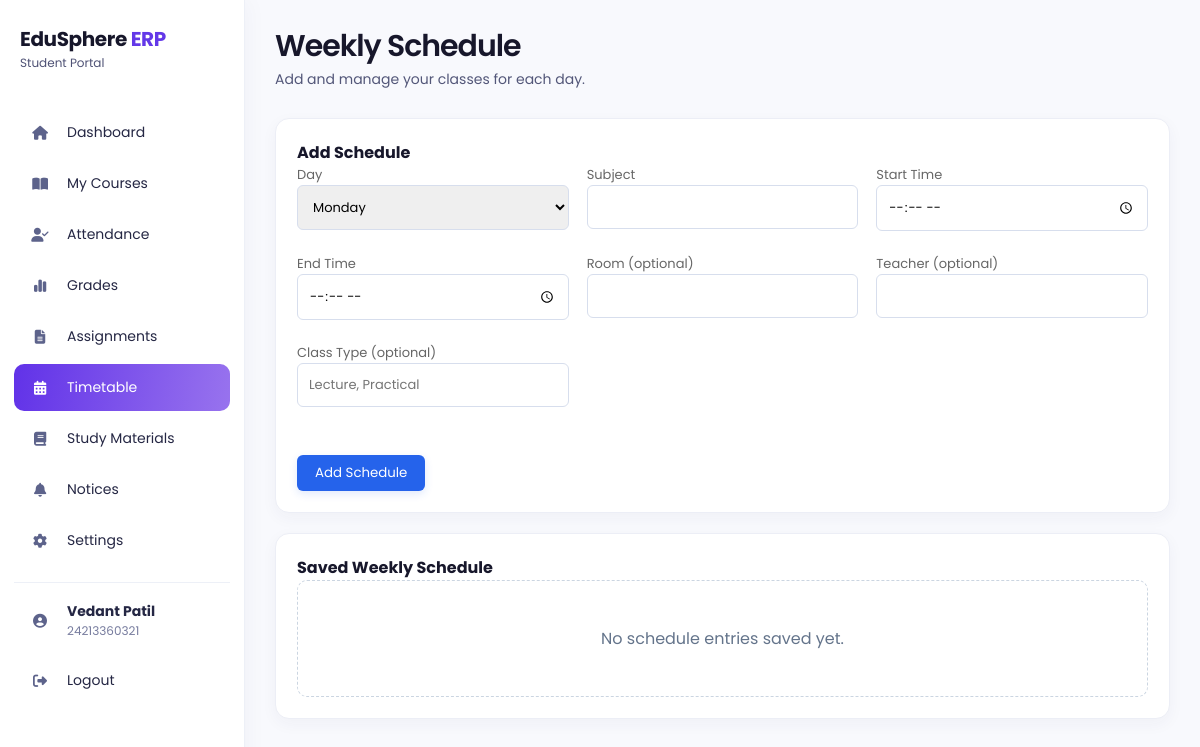
Page /student/timetable (signed in) on the earlier database version.
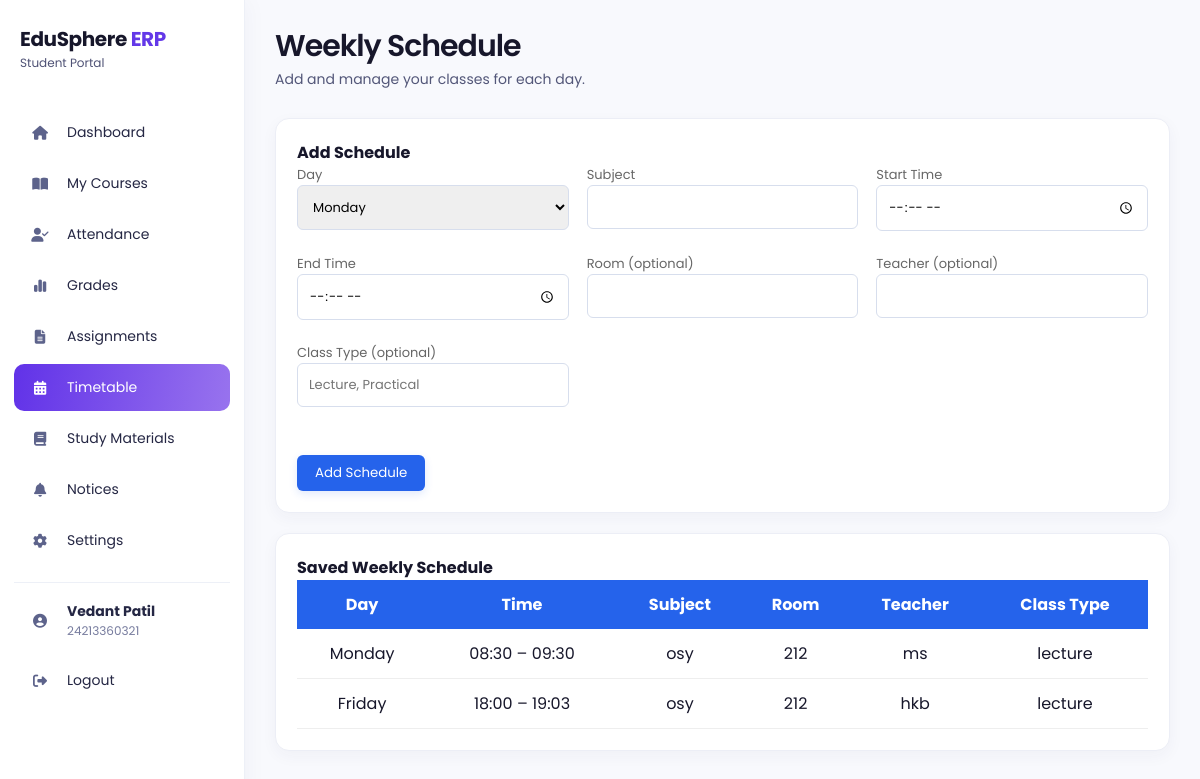
Same page on the later database version.
### models/user.py (models this page shows, shortened)
class User(db.Model):
    __tablename__ = "users"
    id = db.Column(
        db.Integer,
        primary_key=True
    )
    full_name = db.Column(
        db.String(100),
        nullable=False
    )
    enrollment_no = db.Column(
        db.String(50),
        unique=True,
        nullable=True
    )
    employee_id = db.Column(
        db.String(50),
        unique=True,
        nullable=True
    )
    parent_id = db.Column(
        db.String(50),
        unique=True,
        nullable=True
    )
    admin_id = db.Column(
        db.String(50),
        unique=True,
        nullable=True
    )
    email = db.Column(
        db.String(120),
        unique=True,
        nullable=True
    )
    phone = db.Column(
        db.String(20),
        nullable=True
    )
    password = db.Column(
        db.String(200),
        nullable=False
    )
    role = db.Column(
        db.String(20),
        nullable=False
    )
    theme = db.Column(db.String(20), nullable=False, default="light", server_default="light")
    notifications_enabled = db.Column(db.Boolean, nullable=False, default=True, server_default="1")
    accent_color = db.Column(db.String(20), nullable=False, default="purple", server_default="purple")

### models/weekly_schedule.py (models this page shows)
class WeeklySchedule(db.Model):
    __tablename__ = "weekly_schedules"
    id = db.Column(db.Integer, primary_key=True)
    student_user_id = db.Column(db.Integer, db.ForeignKey("users.id"), nullable=False, index=True)
    day_of_week = db.Column(db.Integer, nullable=False, index=True)
    start_time = db.Column(db.String(5), nullable=False)
    end_time = db.Column(db.String(5), nullable=False)
    subject = db.Column(db.String(100), nullable=False)
    department = db.Column(db.String(100), nullable=True)
    room = db.Column(db.String(100), nullable=True)
    teacher = db.Column(db.String(100), nullable=True)
    class_type = db.Column(db.String(50), nullable=True)
    student = db.relationship("User")

### app.py (the view, shortened to what this page needs)
@app.route("/student/timetable", methods=["GET", "POST"])
def student_timetable():
    user, profile = get_current_student_profile()
    if not user:
        flash("Access denied!")
        return redirect(url_for("login"))
    schedules = WeeklySchedule.query.filter_by(student_user_id=user.id).order_by(WeeklySchedule.day_of_week, WeeklySchedule.start_time).all()
    return render_template("student_timetable.html", current_user=user, student_profile=profile, schedules=schedules, active_page="timetable")

### app.py (called while the page is built)
def get_current_student_profile():
    if session.get("role") != "Student" or "user_id" not in session:
        return None, None
    user = db.session.get(User, session["user_id"])
    if not user or user.role != "Student":
        session.clear()
        return None, None
    student_profile = Student.query.filter_by(user_id=user.id).first()
    if not student_profile:
        student_profile = Student(user_id=user.id)
        db.session.add(student_profile)
        db.session.commit()
    return user, student_profile

### templates/student_timetable.html (shortened to what this page needs)
<!DOCTYPE html><html lang="en"><head><link rel="stylesheet" href="{{ url_for('static', filename='css/student.css') }}"><link rel="stylesheet" href="{{ url_for('static', filename='css/palette.css') }}"><link rel="stylesheet" href="https://cdnjs.cloudflare.com/ajax/libs/font-awesome/6.6.0/css/all.min.css"></head><body>
<div class="sidebar"><div class="logo"><h2>EduSphere <span>ERP</span></h2><small>Student Portal</small></div><ul><li onclick="window.location.href='{{ url_for('student') }}'"><i class="fa-solid fa-house"></i><span>Dashboard</span></li><li onclick="window.location.href='{{ url_for('student_library') }}'"><i class="fa-solid fa-book-open"></i><span>My Courses</span></li><li onclick="window.location.href='{{ url_for('student_attendance') }}'"><i class="fa-solid fa-user-check"></i><span>Attendance</span></li><li onclick="window.location.href='{{ url_for('student_results') }}'"><i class="fa-solid fa-chart-simple"></i><span>Grades</span></li><li onclick="window.location.href='{{ url_for('student_assignments') }}'"><i class="fa-solid fa-file-lines"></i><span>Assignments</span></li><li class="active"><i class="fa-solid fa-calendar-days"></i><span>Timetable</span></li><li onclick="window.location.href='{{ url_for('student_materials') }}'"><i class="fa-solid fa-book"></i><span>Study Materials</span></li><li onclick="window.location.href='{{ url_for('student_notices') }}'"><i class="fa-solid fa-bell"></i><span>Notices</span></li><li onclick="window.location.href='{{ url_for('student_settings') }}'"><i class="fa-solid fa-gear"></i><span>Settings</span></li><li class="sidebar-profile" onclick="window.location.href='{{ url_for('student_profile') }}'"><i class="fa-solid fa-circle-user"></i><div class="sidebar-profile-details"><strong>{{ current_user.full_name }}</strong><small>{{ current_user.enrollment_no or 'Enrollment unavailable' }}</small></div></li><li onclick="window.location.href='{{ url_for('logout') }}'"><i class="fa-solid fa-right-from-bracket"></i><span>Logout</span></li></ul></div>
<main class="main"><div class="topbar"><div><h1>Weekly Schedule</h1><p>Add and manage your classes for each day.</p></div></div>{% with messages = get_flashed_messages() %}{% for message in messages %}<div class="alert">{{ message }}</div>{% endfor %}{% endwith %}<section class="box full"><h3>Add Schedule</h3><form class="profile-form" method="POST"><div><label>Day<select name="day_of_week" required>{% for day in ['Monday','Tuesday','Wednesday','Thursday','Friday','Saturday','Sunday'] %}<option value="{{ loop.index0 }}">{{ day }}</option>{% endfor %}</select></label></div><div><label>Subject<input name="subject" required></label></div><div><label>Start Time<input type="time" name="start_time" required></label></div><div><label>End Time<input type="time" name="end_time" required></label></div><div><label>Room (optional)<input name="room"></label></div><div><label>Teacher (optional)<input name="teacher"></label></div><div><label>Class Type (optional)<input name="class_type" placeholder="Lecture, Practical"></label></div><div class="profile-actions full-width"><button type="submit">Add Schedule</button></div></form></section><section class="box full"><h3>Saved Weekly Schedule</h3>{% if schedules %}<table><tr><th>Day</th><th>Time</th><th>Subject</th><th>Room</th><th>Teacher</th><th>Class Type</th></tr>{% for item in schedules %}<tr><td>{{ ['Monday','Tuesday','Wednesday','Thursday','Friday','Saturday','Sunday'][item.day_of_week] }}</td><td>{{ item.start_time }} – {{ item.end_time }}</td><td>{{ item.subject }}</td><td>{{ item.room or '—' }}</td><td>{{ item.teacher or '—' }}</td><td>{{ item.class_type or '—' }}</td></tr>{% endfor %}</table>{% else %}<div class="empty-state"><p>No schedule entries saved yet.</p></div>{% endif %}</section></main></body></html>

### static/css/student.css (style rules this page uses)
* { margin:0; padding:0; box-sizing:border-box; font-family:'Poppins',sans-serif; }
body { background:#f4f7fc; display:flex; }
.sidebar { width:260px; height:100vh; background:#1e3a8a; color:white; position:fixed; left:0; top:0; overflow-y:auto; }
.logo { text-align:center; padding:25px; font-size:24px; font-weight:700; border-bottom:1px solid rgba(255,255,255,.2); }
.sidebar ul { list-style:none; padding:20px 0; }
.sidebar ul li { display:flex; align-items:center; gap:15px; padding:15px 25px; cursor:pointer; transition:.3s; }
.sidebar ul li:hover, .sidebar ul li.active { background:#2563eb; }
.sidebar ul li i { width:20px; }
.sidebar-profile { margin-top:10px; border-top:1px solid rgba(255,255,255,.2); }
.sidebar-profile-details { display:flex; flex-direction:column; min-width:0; }
.sidebar-profile-details strong, .sidebar-profile-details small { overflow:hidden; text-overflow:ellipsis; white-space:nowrap; }
.sidebar-profile-details small { color:rgba(255,255,255,.75); font-size:12px; }
.main { margin-left:260px; width:calc(100% - 260px); padding:30px; }
.topbar { display:flex; justify-content:space-between; align-items:center; margin-bottom:30px; }
.box { background:white; border-radius:15px; padding:25px; box-shadow:0 5px 20px rgba(0,0,0,.08); }
.box h3 { margin-bottom:20px; color:#1e3a8a; }
.full { margin-bottom:20px; }
table { width:100%; border-collapse:collapse; }
table th { background:#2563eb; color:white; padding:12px; }
table td { padding:12px; border-bottom:1px solid #eee; text-align:center; }
button { background:#2563eb; color:white; border:none; padding:8px 18px; border-radius:6px; cursor:pointer; transition:.3s; }
.profile-detail span, .profile-form label { display:block; color:#666; font-size:13px; margin-bottom:5px; }
.profile-form { display:grid; grid-template-columns:repeat(auto-fit,minmax(240px,1fr)); gap:18px; }
.profile-form .full-width { grid-column:1 / -1; }
.profile-form input, .profile-form select { width:100%; border:1px solid #d7deed; border-radius:6px; padding:11px; font:inherit; }
.profile-actions { display:flex; gap:12px; margin-top:25px; }
.main, .box, .profile-card { min-width:0; }
.box, .profile-card { max-width:100%; }
body { background:#f8f9fd; color:#17172b; }
.sidebar { width:245px; background:#fff; color:#17172b; border-right:1px solid #edf0f7; box-shadow:4px 0 20px rgba(44,34,90,.03); overflow-y:auto; }
.logo { text-align:left; padding:28px 20px 24px; border-bottom:0; color:#17172b; line-height:1.1; }
.logo h2 { font-size:20px;letter-spacing:-.4px }
.logo h2 span { color:#6338e8 }
.logo small { display:block;color:#4f5275;font-size:12px;margin-top:6px;font-weight:400 }
.sidebar ul { padding:12px 14px }
.sidebar ul li { gap:16px;padding:13px 15px;margin:4px 0;border-radius:10px;color:#252744;font-size:14px }
.sidebar ul li:hover,.sidebar ul li.active { background:linear-gradient(100deg,#6132e8,#9873ee);color:#fff }
.sidebar ul li i { width:22px;text-align:center;color:#5d638b }
.sidebar ul li:hover i,.sidebar ul li.active i { color:#fff }
.sidebar-profile { margin-top:18px!important;border-top:1px solid #edf0f7;padding-top:18px!important;border-radius:0!important }
.sidebar-profile-details small { color:#777c9e }
.main { margin-left:245px;width:calc(100% - 245px);padding:28px 30px 40px;max-width:1500px }
.topbar { margin-bottom:28px;align-items:flex-start }
.topbar h1 { font-size:30px;letter-spacing:-1px;margin-bottom:5px }
.topbar>div>p { color:#535779;font-size:14px }
.box { border:1px solid #eceef6;border-radius:14px;box-shadow:0 4px 18px rgba(50,42,100,.04);padding:21px;background:#fff }
.box h3 { color:#17172b;margin-bottom:0;font-size:16px }
.main { min-height:100vh }
.topbar h1 { font-weight:600;line-height:1.2 }
.card,.box,.notification,.search { box-shadow:0 5px 16px rgba(50,42,100,.045) }
.card,.box { transition:transform .2s ease,box-shadow .2s ease }
button,.secondary-button { box-shadow:0 3px 8px rgba(37,99,235,.14) }

### static/css/palette.css (style rules this page uses)
:root { --primary: #2563eb; --primary-dark: #1e3a8a; --accent: #6338e8; --surface: #ffffff; --page-background: #f4f7fc; --text: #17172b; --muted-text: #666666; }

Differences in the rows shown:
added WeeklySchedule: day_of_week "Monday", start_time "08:30", end_time "09:30", subject "osy", room "212", teacher "ms", class_type "lecture"
added WeeklySchedule: day_of_week "Friday", start_time "18:00", end_time "19:03", subject "osy", room "212", teacher "hkb", class_type "lecture"
Other differences:
text no longer shown: "No schedule entries saved yet."
text now shown: "Day Time Subject Room Teacher Class Type"
